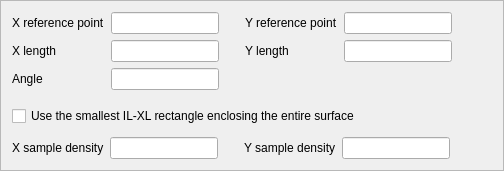
         <widget class="QFrame" name="areaUtmFrame">
          <property name="toolTip">
           <string/>
          </property>
          <property name="frameShape">
           <enum>QFrame::StyledPanel</enum>
          </property>
          <property name="frameShadow">
           <enum>QFrame::Raised</enum>
          </property>
          <layout class="QGridLayout" name="gridLayout_13">
           <item row="0" column="0">
            <layout class="QGridLayout" name="gridLayout_12">
             <item row="0" column="0">
              <widget class="QLabel" name="areaXRefLabel">
               <property name="toolTip">
                <string>The UTM x-coordinate of one corner of the area.</string>
               </property>
               <property name="text">
                <string>X reference point</string>
               </property>
               <property name="buddy">
                <cstring>areaXRefLineEdit</cstring>
               </property>
              </widget>
             </item>
             <item row="0" column="1">
              <widget class="QLineEdit" name="areaXRefLineEdit">
               <property name="toolTip">
                <string>The UTM x-coordinate of one corner of the area.</string>
               </property>
              </widget>
             </item>
             <item row="0" column="3">
              <widget class="QLabel" name="areaYRefLabel">
               <property name="toolTip">
                <string>The UTM y-coordinate of one corner of the area.</string>
               </property>
               <property name="text">
                <string>Y reference point</string>
               </property>
               <property name="buddy">
                <cstring>areaYRefLineEdit</cstring>
               </property>
              </widget>
             </item>
             <item row="0" column="4">
              <widget class="QLineEdit" name="areaYRefLineEdit">
               <property name="toolTip">
                <string>The UTM y-coordinate of one corner of the area.</string>
               </property>
              </widget>
             </item>
             <item row="1" column="0">
              <widget class="QLabel" name="areaXLengthLabel">
               <property name="toolTip">
                <string>The extent of the area along the local x-axis.</string>
               </property>
               <property name="text">
                <string>X length</string>
               </property>
               <property name="buddy">
                <cstring>areaXLengthLineEdit</cstring>
               </property>
              </widget>
             </item>
             <item row="1" column="1">
              <widget class="QLineEdit" name="areaXLengthLineEdit">
               <property name="toolTip">
                <string>The extent of the area along the local x-axis.</string>
               </property>
              </widget>
             </item>
             <item row="1" column="3">
              <widget class="QLabel" name="areaYLengthLabel">
               <property name="toolTip">
                <string>The extent of the area along the local y-axis.</string>
               </property>
               <property name="text">
                <string>Y length</string>
               </property>
               <property name="buddy">
                <cstring>areaYLengthLineEdit</cstring>
               </property>
              </widget>
             </item>
             <item row="1" column="4">
              <widget class="QLineEdit" name="areaYLengthLineEdit">
               <property name="toolTip">
                <string>The extent of the area along the local y-axis.</string>
               </property>
              </widget>
             </item>
             <item row="0" column="2">
              <spacer>
               <property name="orientation">
                <enum>Qt::Horizontal</enum>
               </property>
               <property name="sizeType">
                <enum>QSizePolicy::Preferred</enum>
               </property>
               <property name="sizeHint" stdset="0">
                <size>
                 <width>20</width>
                 <height>20</height>
                </size>
               </property>
              </spacer>
             </item>
             <item row="0" column="5">
              <spacer>
               <property name="orientation">
                <enum>Qt::Horizontal</enum>
               </property>
               <property name="sizeHint" stdset="0">
                <size>
                 <width>40</width>
                 <height>20</height>
                </size>
               </property>
              </spacer>
             </item>
             <item row="2" column="0">
              <widget class="QLabel" name="areaUtmAngleLabel">
               <property name="toolTip">
                <string>The angle between the direction of the UTM x-axis and the local x-axis. Positive angles are counterclockwise.</string>
               </property>
               <property name="text">
                <string>Angle</string>
               </property>
               <property name="buddy">
                <cstring>areaUtmAngleLineEdit</cstring>
               </property>
              </widget>
             </item>
             <item row="2" column="1">
              <widget class="QLineEdit" name="areaUtmAngleLineEdit">
               <property name="toolTip">
                <string>The angle between the direction of the UTM x-axis and the local x-axis. Positive angles are counterclockwise.</string>
               </property>
              </widget>
             </item>
            </layout>
           </item>
           <item row="1" column="0">
            <spacer name="verticalSpacer_2">
             <property name="orientation">
              <enum>Qt::Vertical</enum>
             </property>
             <property name="sizeType">
              <enum>QSizePolicy::Preferred</enum>
             </property>
             <property name="sizeHint" stdset="0">
              <size>
               <width>20</width>
               <height>10</height>
              </size>
             </property>
            </spacer>
           </item>
           <item row="2" column="0">
            <widget class="QCheckBox" name="utmSnapCheckBox">
             <property name="toolTip">
              <string>Find the smallest rectangular IL-XL box enclosing the entire surface and do the inversion using these IL-XL values. </string>
             </property>
             <property name="text">
              <string>Use the smallest IL-XL rectangle enclosing the entire surface</string>
             </property>
            </widget>
           </item>
           <item row="4" column="0">
            <layout class="QHBoxLayout" name="horizontalLayout_20">
             <item>
              <widget class="QLabel" name="areaXSampleDensityLabel">
               <property name="toolTip">
                <string>The length of one grid cell along the local x-axis.</string>
               </property>
               <property name="text">
                <string>X sample density</string>
               </property>
               <property name="buddy">
                <cstring>areaXSampleDensityLineEdit</cstring>
               </property>
              </widget>
             </item>
             <item>
              <widget class="QLineEdit" name="areaXSampleDensityLineEdit">
               <property name="toolTip">
                <string>The length of one grid cell along the local x-axis.</string>
               </property>
              </widget>
             </item>
             <item>
              <spacer name="horizontalSpacer_14">
               <property name="orientation">
                <enum>Qt::Horizontal</enum>
               </property>
               <property name="sizeType">
                <enum>QSizePolicy::Preferred</enum>
               </property>
               <property name="sizeHint" stdset="0">
                <size>
                 <width>20</width>
                 <height>20</height>
                </size>
               </property>
              </spacer>
             </item>
             <item>
              <widget class="QLabel" name="areaYSampleDensityLabel">
               <property name="toolTip">
                <string>The length of one grid cell along the local y-axis.</string>
               </property>
               <property name="text">
                <string>Y sample density</string>
               </property>
               <property name="buddy">
                <cstring>areaYSampleDensityLineEdit</cstring>
               </property>
              </widget>
             </item>
             <item>
              <widget class="QLineEdit" name="areaYSampleDensityLineEdit">
               <property name="toolTip">
                <string>The length of one grid cell along the local y-axis.</string>
               </property>
              </widget>
             </item>
             <item>
              <spacer name="horizontalSpacer_15">
               <property name="orientation">
                <enum>Qt::Horizontal</enum>
               </property>
               <property name="sizeHint" stdset="0">
                <size>
                 <width>40</width>
                 <height>20</height>
                </size>
               </property>
              </spacer>
             </item>
            </layout>
           </item>
           <item row="3" column="0">
            <spacer name="verticalSpacer_3">
             <property name="orientation">
              <enum>Qt::Vertical</enum>
             </property>
             <property name="sizeType">
              <enum>QSizePolicy::Preferred</enum>
             </property>
             <property name="sizeHint" stdset="0">
              <size>
               <width>20</width>
               <height>5</height>
              </size>
             </property>
            </spacer>
           </item>
          </layout>
         </widget>
